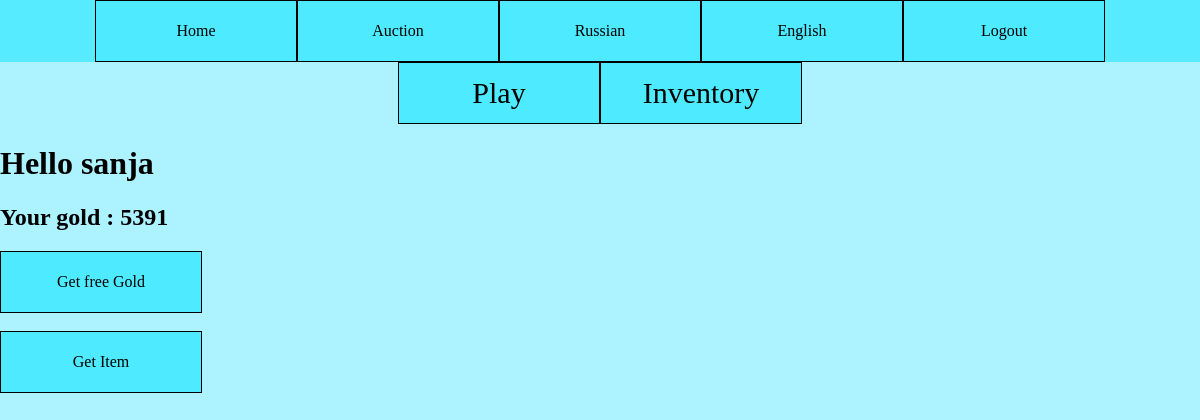
The app's page /en/ (signed in), older data.
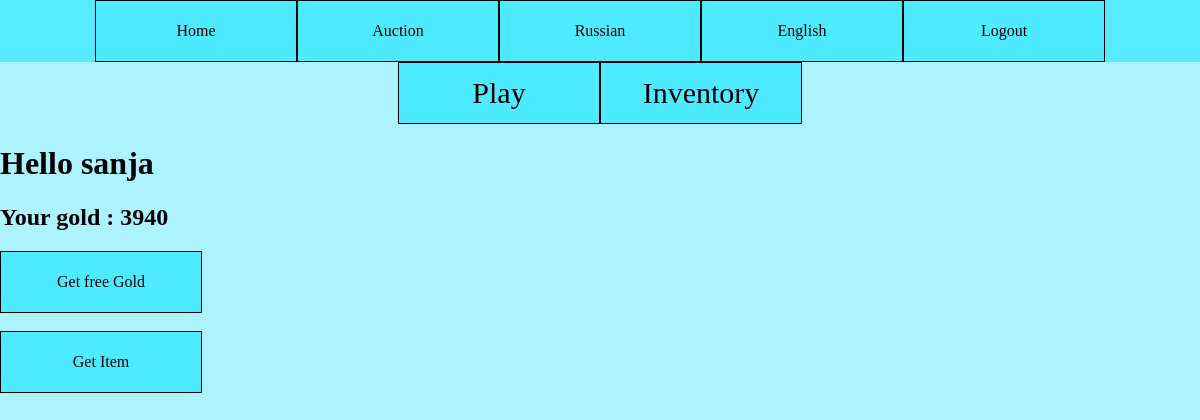
The same page, newer data.
### main/models.py (models this page shows)
class Character(models.Model):
    user = models.OneToOneField(User, on_delete=models.CASCADE, null=True)
    gold = models.BigIntegerField(default=0)
    eq_weapon = models.ForeignKey('Item', on_delete=models.SET_NULL, null=True, related_name="weapon")
    eq_helm   = models.ForeignKey('Item', on_delete=models.SET_NULL, null=True, related_name="helm")
    eq_armor  = models.ForeignKey('Item', on_delete=models.SET_NULL, null=True, related_name="armor")
    eq_offhand= models.ForeignKey('Item', on_delete=models.SET_NULL, null=True, related_name="offhand")

### main/views.py (the view)
# urls.py: path('', views.index, name='index'),
def index(request, msg=""):
    if request.user.is_authenticated:
        current_user = request.user
        char, ok = Character.objects.get_or_create(user=current_user)
        context = {'char': char, 'user': current_user, 'msg': msg}
        return render(request, "game.html", context)
    else:
        return render(request, 'base.html')

### templates/game.html (shortened to what this page needs)
{% extends "base.html" %}
{% load i18n %}
{% block header %}
        <div class="menu">
            <a href="/"> {% trans "Play" %}</a>
            <a href="/game/inventory" > {% trans "Inventory" %}</a>
        </div>
{% endblock %}
{% block content %}
    {% block main_window %}
        <h1>Hello {{ user.username }}</h1>
        <h2>{% trans "Your gold :" %} {{ char.gold }} </h2>
        <a href="/game/freegold">{% trans "Get free Gold" %}</a> <br>
        <a href="/game/getItem">{% trans "Get Item" %}</a>
    {% endblock %}
{% endblock %}

Row changes from the older to the newer data that the page shows:
changed Character: gold "5391" → "3940"
